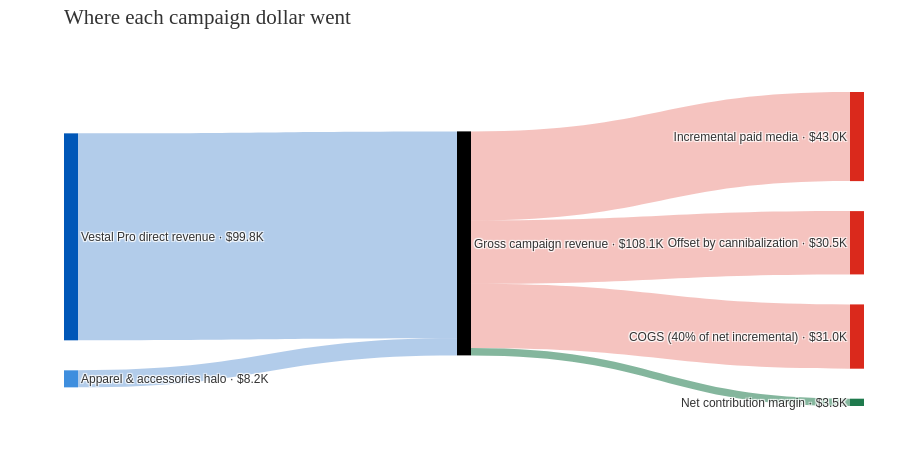

This figure's notebook cell:
### Markdown cell above
Visualize the flow chart in a different way... TESTING:
- Vestal Pro direct + halo → gross campaign revenue
- splits into cannibalization, COGS, incremental media, and net contribution

note: cannibalization pulled out at full revenue not net. works because COGS is only charged against the net incremental piece. COGS on displaced units would've happened either way.

### Code cell
gross_revenue = vestal_direct + halo_revenue
cogs_flow = (1 - MARGIN_RATE) * bottom_up

sankey_nodes = [
    f"Vestal Pro direct revenue \u00b7 ${vestal_direct/1e3:,.1f}K",
    f"Apparel & accessories halo \u00b7 ${halo_revenue/1e3:,.1f}K",
    f"Gross campaign revenue \u00b7 ${gross_revenue/1e3:,.1f}K",
    f"Offset by cannibalization \u00b7 ${franchise_shift/1e3:,.1f}K",
    f"COGS ({1 - MARGIN_RATE:.0%} of net incremental) \u00b7 ${cogs_flow/1e3:,.1f}K",
    f"Incremental paid media \u00b7 ${incremental_media/1e3:,.1f}K",
    f"Net contribution margin \u00b7 ${contribution/1e3:,.1f}K",
]
node_colors = [SALOMON_BLUE, BLUE_BRIGHT, "#000000",
               SALOMON_RED, SALOMON_RED, SALOMON_RED, SALOMON_GREEN]
BLUE_TINT = "rgba(0, 87, 184, 0.30)"
RED_TINT = "rgba(218, 41, 28, 0.28)"
GREEN_TINT = "rgba(31, 122, 77, 0.55)"

fig = go.Figure(go.Sankey(
    arrangement="snap",
    node=dict(
        label=sankey_nodes, color=node_colors,
        pad=30, thickness=14, line=dict(width=0),
        hovertemplate="%{label}<extra></extra>",
    ),
    link=dict(
        source=[0, 1, 2, 2, 2, 2],
        target=[2, 2, 3, 4, 5, 6],
        value=[vestal_direct, halo_revenue,
               franchise_shift, cogs_flow, incremental_media, contribution],
        color=[BLUE_TINT, BLUE_TINT, RED_TINT, RED_TINT, RED_TINT, GREEN_TINT],
        hovertemplate="%{source.label} \u2192 %{target.label}<br>$%{value:,.0f}<extra></extra>",
    ),
))
show_campaign_chart(
    fig,
    "Where each campaign dollar went",
    height=440,
    export_name="07_net_campaign_impact_sankey.png",
)

print(f"Gross campaign-attributable revenue: ${gross_revenue/1e3:,.1f}K")
print(f"Outflows \u2014 cannibalization ${franchise_shift/1e3:,.1f}K, COGS ${cogs_flow/1e3:,.1f}K, "
      f"media ${incremental_media/1e3:,.1f}K \u2014 leave ${contribution/1e3:,.1f}K of contribution margin")

### Figure 1 — Plotly figure (JSON) as saved in the notebook; plotly's stock layout.template omitted (floating-point values rounded to 4 significant figures)
{"data": [{"arrangement": "snap", "link": {"color": ["rgba(0, 87, 184, 0.30)", "rgba(0, 87, 184, 0.30)", "rgba(218, 41, 28, 0.28)", "rgba(218, 41, 28, 0.28)", "rgba(218, 41, 28, 0.28)", "rgba(31, 122, 77, 0.55)"], "hovertemplate": "%{source.label} → %{target.label}<br>$%{value:,.0f}<extra></extra>", "source": [0, 1, 2, 2, 2, 2], "target": [2, 2, 3, 4, 5, 6], "value": [99840.0, 8212.0, 30530.0, 31010.0, 42990.0, 3525.0]}, "node": {"color": ["#0057B8", "#3E8EDE", "#000000", "#DA291C", "#DA291C", "#DA291C", "#1F7A4D"], "hovertemplate": "%{label}<extra></extra>", "label": ["Vestal Pro direct revenue · $99.8K", "Apparel & accessories halo · $8.2K", "Gross campaign revenue · $108.1K", "Offset by cannibalization · $30.5K", "COGS (40% of net incremental) · $31.0K", "Incremental paid media · $43.0K", "Net contribution margin · $3.5K"], "line": {"width": 0}, "pad": 30, "thickness": 14}, "type": "sankey"}], "layout": {"bargap": 0.36, "height": 464, "hovermode": "closest", "margin": {"b": 58, "l": 64, "r": 36, "t": 92}, "title": {"automargin": true, "font": {"color": "#333333", "family": "Georgia, Times New Roman, serif", "size": 21}, "pad": {"b": 12}, "subtitle": {"font": {"color": "#757575", "family": "Arial, Helvetica, sans-serif", "size": 12}, "text": ""}, "text": "Where each campaign dollar went", "x": 0, "xanchor": "left", "xref": "paper", "y": 0.98, "yanchor": "top", "yref": "container"}, "xaxis": {"gridcolor": "#D9D9D9", "linecolor": "#D9D9D9", "showline": true, "tickcolor": "#D9D9D9", "ticks": "outside"}, "yaxis": {"gridcolor": "#D9D9D9", "linecolor": "#D9D9D9", "showline": true, "tickcolor": "#D9D9D9", "ticks": "outside"}}}
